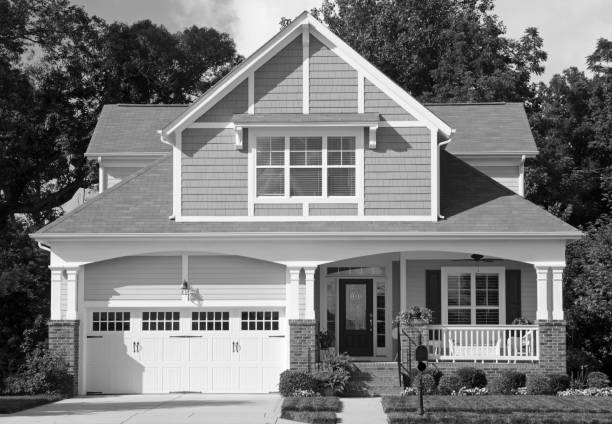
#> input picture istockphoto-1149340384-612x612.jpg, 612 x 424 px
$ python test2.py
#> lines starting #> are read from the running program, lines starting #| are printed output that depends on the picture
### bm3d_step1_original.py
# -*- coding: utf-8 -*-
"""

Created on Fri Mar 22 09:28:17 2019

@author: Amos

Reference:
    [1] Image denoising by sparse 3D transform-domain collaborative filtering
    [2] An Analysis and Implementation of the BM3D Image Denoising Method

"""

import os
import cv2
import time
import sys
import argparse
from scipy.fftpack import dct, idct
import numpy as np
from tqdm import tqdm
import argparse
from Transforms import *

# ==================================================================================================
#                                              Macros
# ==================================================================================================

# ==================================================================================================
#                                           Preprocessing
# ==================================================================================================

# [21 lines left out: function PreDCT, not called in this run]


def AddNoise(Img, sigma):

    GuassNoise = np.random.normal(0, sigma, Img.shape)

    noisyImg = Img + GuassNoise

    return noisyImg


# [41 lines left out: functions Initialization, SearchWindow, not called in this run]


def dct2D(A):

    return dct(dct(A, axis=0, norm='ortho'), axis=1, norm='ortho')


def idct2D(A):

    return idct(idct(A, axis=0, norm='ortho'), axis=1, norm='ortho')


# ==================================================================================================
#                                         Basic estimate
# ==================================================================================================

# [122 lines left out: functions Grouping, ComputeDist, Filtering, Aggregation, not called in this run]


def BM3D_Step1(noisyImg, config):

    # Config
    sigma = config.sigma
    BlockSize = config.BlockSize
    ThreDist = config.ThreDist
    MaxMatch = config.MaxMatch
    WindowSize = config.WindowSize
    spdup_factor = config.spdup_factor
    Kaiser_Window_beta = config.Kaiser_Window_beta
    lamb2d = config.lamb2d
    lamb3d = config.lamb3d
    transform_type = config.Transform_Type
    wavelet = config.Wavelet_Type
    level=config.level
    # preprocessing
    basicImg, basicWeight, basicKaiser = Initialization(noisyImg, BlockSize, Kaiser_Window_beta)

    BlockDCT_all = PreDCT(noisyImg, BlockSize)


    # block-wise estimate with speed-up factor
    for i in tqdm(range(int((noisyImg.shape[0] - BlockSize) / spdup_factor) + 2)):

        for j in range(int((noisyImg.shape[1] - BlockSize) / spdup_factor) + 2):
            RefPoint = [min(spdup_factor * i, noisyImg.shape[0] - BlockSize - 1), \
                        min(spdup_factor * j, noisyImg.shape[1] - BlockSize - 1)]
            BlockPos, BlockGroup = Grouping(noisyImg, RefPoint, BlockDCT_all, BlockSize, \
                                                  ThreDist, MaxMatch, WindowSize, sigma, lamb2d)
            if transform_type == "DCT_Wavelet":
                BlockGroup, nonzero_cnt = dct_dwt_transform(BlockGroup, sigma, lamb3d, wavelet, level)
            elif transform_type == "3D_DCT":
                BlockGroup, nonzero_cnt = Filtering(BlockGroup, sigma, lamb3d)
            else:
                raise NotImplementedError

            Aggregation(BlockGroup, BlockPos, basicImg, basicWeight, basicKaiser, nonzero_cnt, sigma)
    basicWeight = np.where(basicWeight == 0, 1, basicWeight)
    basicImg[:, :] /= basicWeight[:, :]

    return basicImg

### test2.py
from bm3d_step1_original import BM3D_Step1
import numpy as np
from bm3d_step1_original import AddNoise
import matplotlib.pyplot as plt
from skimage.metrics import structural_similarity as ssim
from skimage.metrics import peak_signal_noise_ratio as psnr
import cv2
class BM3DConfig:
    def __init__(
        self,
        sigma=25,
        BlockSize=8,
        ThreDist=2500,
        MaxMatch=16,
        WindowSize=32,
        spdup_factor=1,
        Kaiser_Window_beta=2.0,
        lamb2d=0.0,
        lamb3d=0.0,
        Transform_Type="DCT",
        Wavelet_Type="db1"
    ):
        self.sigma = sigma
        self.BlockSize = BlockSize
        self.ThreDist = ThreDist
        self.MaxMatch = MaxMatch
        self.WindowSize = WindowSize
        self.spdup_factor = spdup_factor
        self.Kaiser_Window_beta = Kaiser_Window_beta
        self.lamb2d = lamb2d
        self.lamb3d = lamb3d
        self.Transform_Type = Transform_Type
        self.Wavelet_Type = Wavelet_Type


def sample_sig():
    return np.random.uniform(40, 40)

def sample_wave():
    return np.random.choice(['haar', 'bior4.4', 'db2', 'db3', 'db4', 'sym8', 'sym4'])

def sample_lamb3d():
    return np.random.uniform(0,30)

def sample_lamb2d():
    return np.random.uniform(2)
def random_search():
    NUM_SAMPLES = 500  # choose how many random tests to run

    best_results = []
    best_gain = -1e9

    for trial in range(NUM_SAMPLES):

        # -------------------
        # 1. Sample parameters
        # -------------------
        sigma = sample_sig()
        wave = sample_wave()
        lamb3d = sample_lamb3d()
        lamb2d = sample_lamb2d()

        config = BM3DConfig(
            sigma=sigma,
            BlockSize=8,
            ThreDist=2500,
            MaxMatch=32,
            WindowSize=39,
            spdup_factor=3,
            Kaiser_Window_beta=2.5,
            lamb2d=lamb2d,
            lamb3d=lamb3d,
            Transform_Type="DCT_Wavelet",
            Wavelet_Type=wave
        )

        # -------------------
        # 2. Load + prepare image
        # -------------------
        img = plt.imread('istockphoto-1149340384-612x612.jpg')
#> img is the input picture: shape (424, 612, 3); min 0, max 255, mean 119.6
        img = cv2.cvtColor(img, cv2.COLOR_BGR2GRAY)
#> img: shape (424, 612)
        img = img.astype(np.uint8)
        noisy_img = AddNoise(img, sigma)
#> in AddNoise, `noisyImg = Img + GuassNoise`:
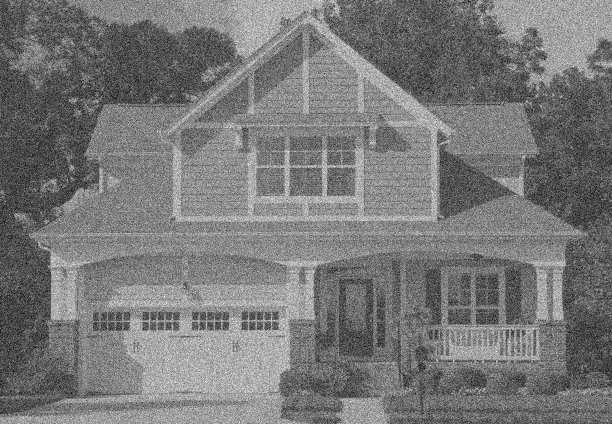
#> noisyImg: shape (424, 612) float64; min -146.6, max 416.8, mean 119.5; drawn with min black and max white
        basic_img = BM3D_Step1(noisy_img, config)


        # 5. Compute PSNRs
        # -------------------


        noisy_psnr = psnr(img, noisy_img, data_range=1.0)
        recon_psnr = psnr(img, basic_img, data_range=1.0)

        gain = recon_psnr - noisy_psnr

        noisy_ssim = ssim(img, noisy_img, data_range=1.0)
        recon_ssim = ssim(img, basic_img, data_range=1.0)
        ssim_gain = recon_ssim - noisy_ssim
        # -------------------
        # 6. Update best results
        # -------------------
        if ssim_gain > best_gain:
            best_gain = ssim_gain
            best_results.append({
                "wave": wave,
                "SSIM_gain": ssim_gain,
                "lamb3d": lamb3d,
                "noisy_psnr": noisy_psnr,
                "recon_psnr": recon_psnr,
                "lamb2d": lamb2d,
                "PSNR Gain": gain
            })
            print("🔥 New Best Params:", best_results[-1])

#> (the run stopped early here; a loop or call above may not have finished)

$ run again, with test_image.jpg copied over istockphoto-1149340384-612x612.jpg
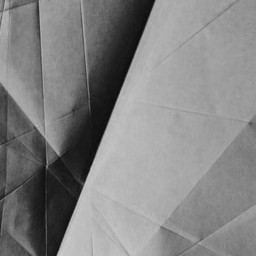
#> input picture test_image.jpg, 256 x 256 px
#> in random_search, img is the input picture: shape (256, 256, 3); min 6, max 204, mean 131
#> img: shape (256, 256)
#> in AddNoise, `noisyImg = Img + GuassNoise`:
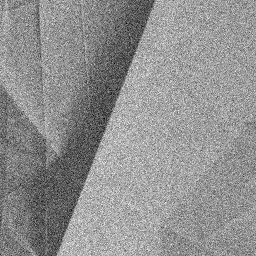
#> noisyImg: shape (256, 256) float64; min -133, max 331.7, mean 131; drawn with min black and max white

$ run again, with bior13.png saved as istockphoto-1149340384-612x612.jpg
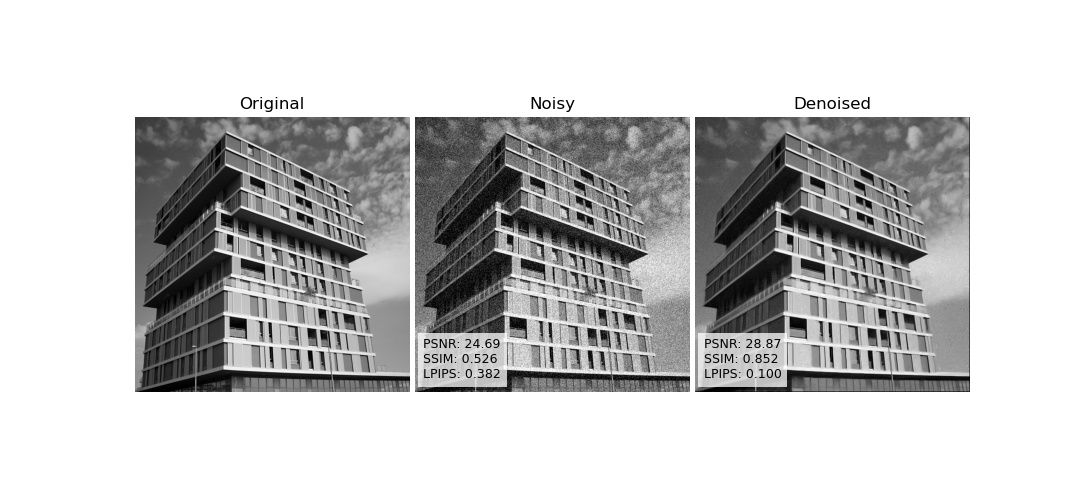
#> input picture bior13.png, 1078 x 504 px
#> in random_search, img is the input picture: shape (504, 1078, 3); min 0, max 255, mean 198.2
#> img: shape (504, 1078)
#> in AddNoise, `noisyImg = Img + GuassNoise`:
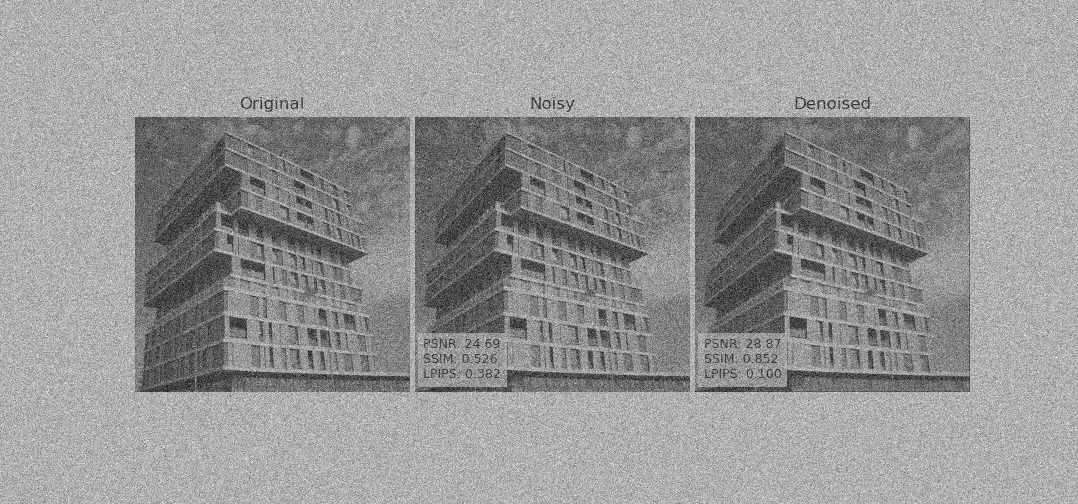
#> noisyImg: shape (504, 1078) float64; min -144.4, max 434.6, mean 198.2; drawn with min black and max white
